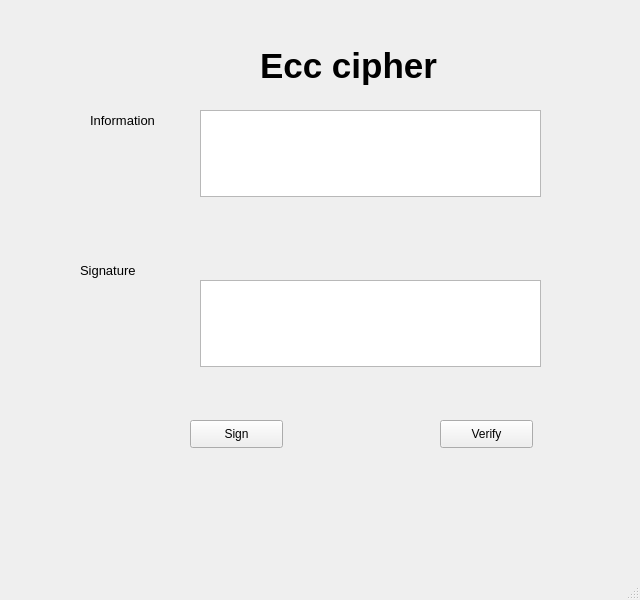
<?xml version="1.0" encoding="UTF-8"?>
<ui version="4.0">
 <class>MainWindow</class>
 <widget class="QMainWindow" name="MainWindow">
  <property name="geometry">
   <rect>
    <x>0</x>
    <y>0</y>
    <width>640</width>
    <height>600</height>
   </rect>
  </property>
  <property name="windowTitle">
   <string>MainWindow</string>
  </property>
  <widget class="QWidget" name="centralwidget">
   <widget class="QLabel" name="label">
    <property name="geometry">
     <rect>
      <x>260</x>
      <y>20</y>
      <width>351</width>
      <height>91</height>
     </rect>
    </property>
    <property name="font">
     <font>
      <pointsize>26</pointsize>
      <weight>75</weight>
      <bold>true</bold>
     </font>
    </property>
    <property name="text">
     <string>Ecc cipher</string>
    </property>
   </widget>
   <widget class="QLabel" name="label_4">
    <property name="geometry">
     <rect>
      <x>90</x>
      <y>90</y>
      <width>131</width>
      <height>61</height>
     </rect>
    </property>
    <property name="font">
     <font>
      <pointsize>10</pointsize>
     </font>
    </property>
    <property name="text">
     <string>Information</string>
    </property>
   </widget>
   <widget class="QPushButton" name="btn_sign">
    <property name="geometry">
     <rect>
      <x>190</x>
      <y>420</y>
      <width>93</width>
      <height>28</height>
     </rect>
    </property>
    <property name="text">
     <string>Sign</string>
    </property>
   </widget>
   <widget class="QLabel" name="label_5">
    <property name="geometry">
     <rect>
      <x>80</x>
      <y>240</y>
      <width>131</width>
      <height>61</height>
     </rect>
    </property>
    <property name="font">
     <font>
      <pointsize>10</pointsize>
     </font>
    </property>
    <property name="text">
     <string>Signature</string>
    </property>
   </widget>
   <widget class="QPlainTextEdit" name="txt_info">
    <property name="geometry">
     <rect>
      <x>200</x>
      <y>110</y>
      <width>341</width>
      <height>87</height>
     </rect>
    </property>
   </widget>
   <widget class="QPushButton" name="btn_verify">
    <property name="geometry">
     <rect>
      <x>440</x>
      <y>420</y>
      <width>93</width>
      <height>28</height>
     </rect>
    </property>
    <property name="text">
     <string>Verify</string>
    </property>
   </widget>
   <widget class="QPlainTextEdit" name="txt_sign">
    <property name="geometry">
     <rect>
      <x>200</x>
      <y>280</y>
      <width>341</width>
      <height>87</height>
     </rect>
    </property>
   </widget>
  </widget>
  <widget class="QMenuBar" name="menubar">
   <property name="geometry">
    <rect>
     <x>0</x>
     <y>0</y>
     <width>640</width>
     <height>26</height>
    </rect>
   </property>
  </widget>
  <widget class="QStatusBar" name="statusbar"/>
 </widget>
 <resources/>
 <connections/>
</ui>
